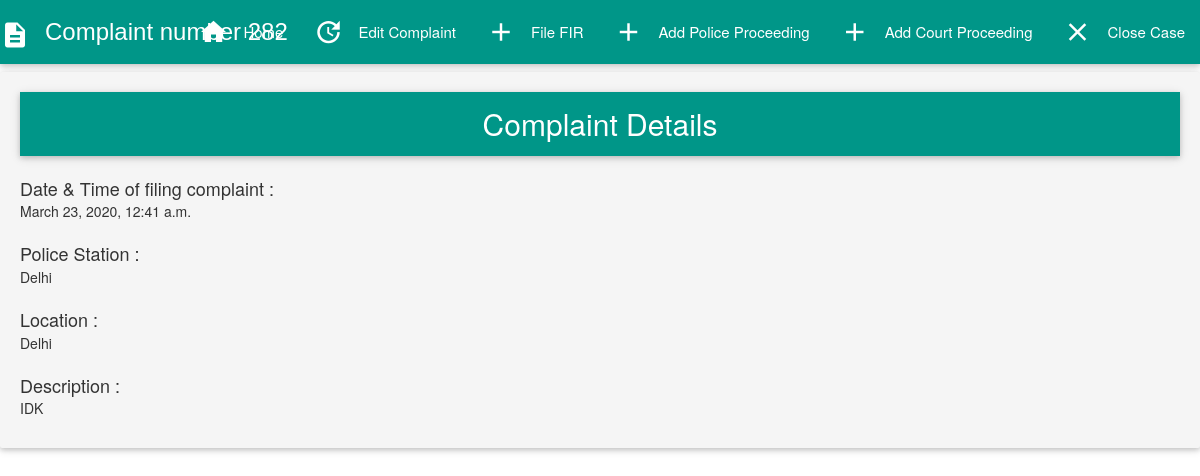
Screenshot of /crimefiles/282/ (signed in) with the database file from the repository.
### crimefiles/models.py (models this page shows, shortened)
class Complaint(models.Model):
	complaintid= models.AutoField(primary_key=True)
	dateofcomplaint=models.DateTimeField(auto_now=False, auto_now_add=True)
	content = models.TextField()
	policestation= models.CharField(max_length=120)
	location=models.TextField()
	user=models.CharField(max_length=120,default="Annonymous")
	complaintregistered="Complaint Registered"
	firfiled="FIR Filed"
	caseopen="Case Open"
	caseclosed="Case Closed"
	status_choice=(
		(complaintregistered,"Complaint Registered"),
		(firfiled,"FIR Filed"),
		(caseopen,"Case Open"),
		(caseclosed,"Case Closed"),
		)
	status=models.CharField(max_length=15,choices=status_choice,default=complaintregistered)

### crimefiles/views.py (the view)
def complaint_detail(request,id=None):
	instance=get_object_or_404(Complaint,complaintid=id)
	if not (request.user.groups.filter(name="Court").exists() or request.user.groups.filter(name="Police").exists()):
		if not request.user.username==instance.user:
			raise Http404
	title2="FIR"
	try:
		instance2=Fir.objects.get(complaintid=id)
	except ObjectDoesNotExist:
		instance2=None
	instance3=CopStatus.objects.filter(complaintid=id)
	instance4=CaseStatus.objects.filter(complaintid=id)
	instance5=CaseClose.objects.filter(complaintid=id)
	title3="Police proceeding"
	title4="Case proceeding"
	is_compainant = request.user.groups.filter(name='citizen').exists()
	is_cop=request.user.groups.filter(name='Police').exists()
	is_court=request.user.groups.filter(name='Court').exists()
	context={
	"title":instance.complaintid,
	"title2":title2,
	"title3":title3,
	"title4":title4,
	"instance":instance,
	"instance2":instance2,
	"instance3":instance3,
	"instance4":instance4,
	"instance5":instance5,
	"is_compainant":is_compainant,
	"is_court":is_court,
	"is_cop":is_cop,
	}
	return render(request,"complaint_detail.html",context)

### templates/complaint_detail.html (shortened to what this page needs)
{%extends "base.html"%}
{%block content%}
<nav class="teal">
  <div class="nav-wrapper">
  <div class="brand-logo" style="font-family: 'Lucida Grande', Helvetica, Arial, sans-serif; font-size: 18pt;"><i class="material-icons left" style="margin-top: .1em;">description</i>Complaint number {{title}}</div>
    <ul id="nav-mobile" class="right hide-on-med-and-down">
      <li><a href="/crimefiles/"><i class="material-icons left">home</i>Home</a></li>
       {%if not instance5%}
         {%if not instance2%}
     <li><a href="{{object.get_absolute_url}}edit"><i class="material-icons left">update</i>Edit Complaint</a></li>
      {% if is_cop%}
      <li><a href="{{object.get_absolute_url}}createfir"><i class="material-icons left">add</i>File FIR</a></li>
      {%endif%}
    {%endif%}
    {% if is_cop%}
      <li><a href="{{object.get_absolute_url}}createcopstatus"><i class="material-icons left">add</i>Add Police Proceeding</a></li>
      {%endif%}
      {% if is_court %}
      <li><a href="{{object.get_absolute_url}}createcasestatus"><i class="material-icons left">add</i>Add Court Proceeding</a></li>
      {%endif%}
      {% if is_court %}
      <li><a href="{{object.get_absolute_url}}closecase"><i class="material-icons left">close</i>Close Case</a></li>
      {%endif%}
    {%endif%}
    </ul>
  </div>
</nav>
<div class="card-panel hoverable grey lighten-4">
<nav>
     <div class="nav-wrapper teal center">
       <div style="font-size:30px;">Complaint Details</div>
  </div>
   </nav><br/>
    <div style="font-size:18px;">Date & Time of filing complaint :</div> {{instance.dateofcomplaint}}<br/><br/>
    <div style="font-size:18px;">Police Station :</div>{{instance.policestation}}</br><br/>
    <div style="font-size:18px;">Location : </div>{{instance.location}}</br><br/>
     <div style="font-size:18px;">Description : </div>{{instance.content|linebreaks}}
</div>
{%endblock content%}

### rows the page displays
Complaint: dateofcomplaint "March 23, 2020, 12:41 a.m.", policestation "Delhi", location "Delhi", content "IDK"

### other values shown
{{ title }} "282"
